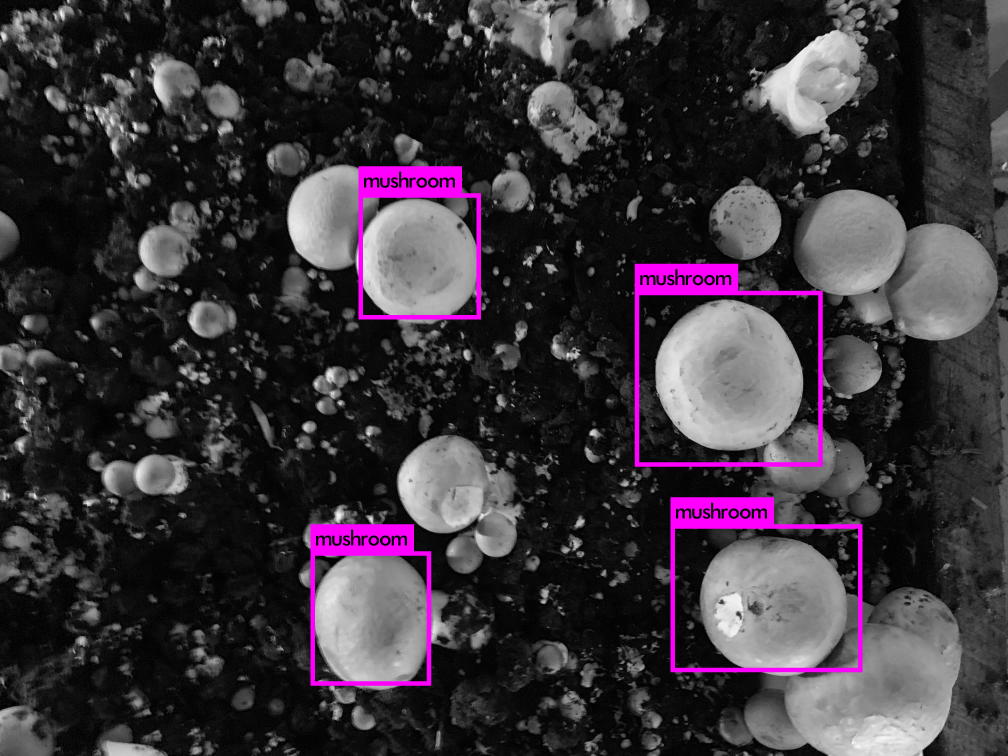
#> input picture grey_scaled_dummy.jpeg, 4032 x 3024 px, found by its file name (shown at 1/4 size)
$ python generic.py
#> lines starting #> are read from the running program, lines starting #| are printed output that depends on the picture; after the words box and inside, x2 and y2 are one past the last pixel; in counts of white or black regions, pixels touching at a corner belong together
import numpy as np
import cv2 as cv
#img = cv.imread('4.3-Aplin.jpeg')
img = cv.imread('grey_scaled_dummy.jpeg')
#> img is the input picture: shape (3024, 4032, 3); mean B, G, R 58.4, 51.8, 58.4

#Convert to HSV color to more easily filter for magenta
#
hsv = cv.cvtColor(img, cv.COLOR_BGR2HSV)
#> hsv: shape (3024, 4032, 3); mean H, S, V 4.6, 7.7, 58.5
lower_magenta = np.array([240,0,0])
upper_magenta = np.array([300,100,255])

# Here we are defining range of magentacolor in HSV
# This creates a mask of magenta coloured
# objects found in the frame.
mask = cv.inRange(img, lower_magenta, upper_magenta)
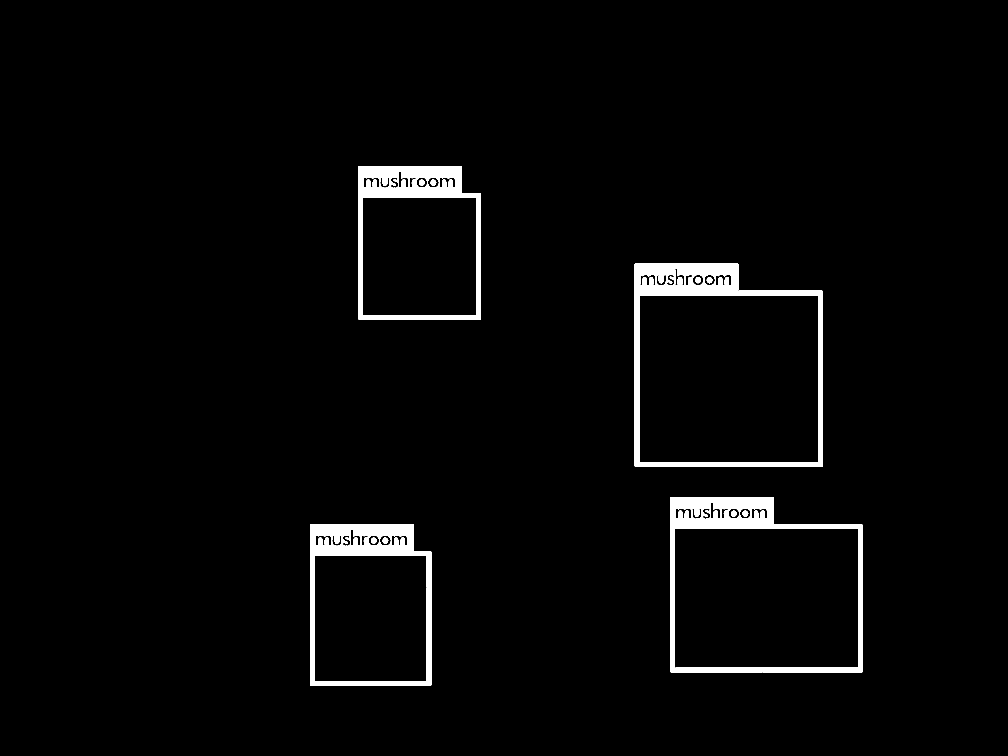
#> mask: shape (3024, 4032) (shown at 1/4 size); 2.6% white; 13 white regions (1 under 20 px)


# The bitwise and of the frame and mask is done so
# that only the magenta coloured objects are highlighted
# and stored in res
res = cv.bitwise_and(img,img, mask= mask)
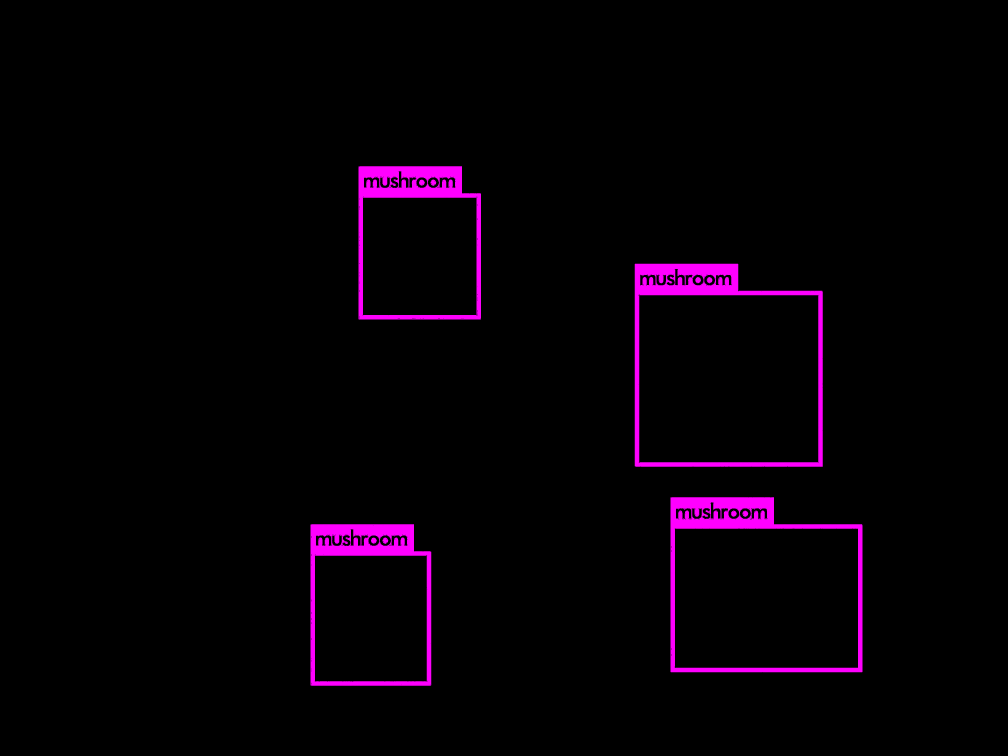
#> res: shape (3024, 4032, 3) (shown at 1/4 size); mean B, G, R 6.5, 0, 6.5

#convert back to use with opencv modules
new_img = cv.cvtColor(res, cv.COLOR_BGR2GRAY)
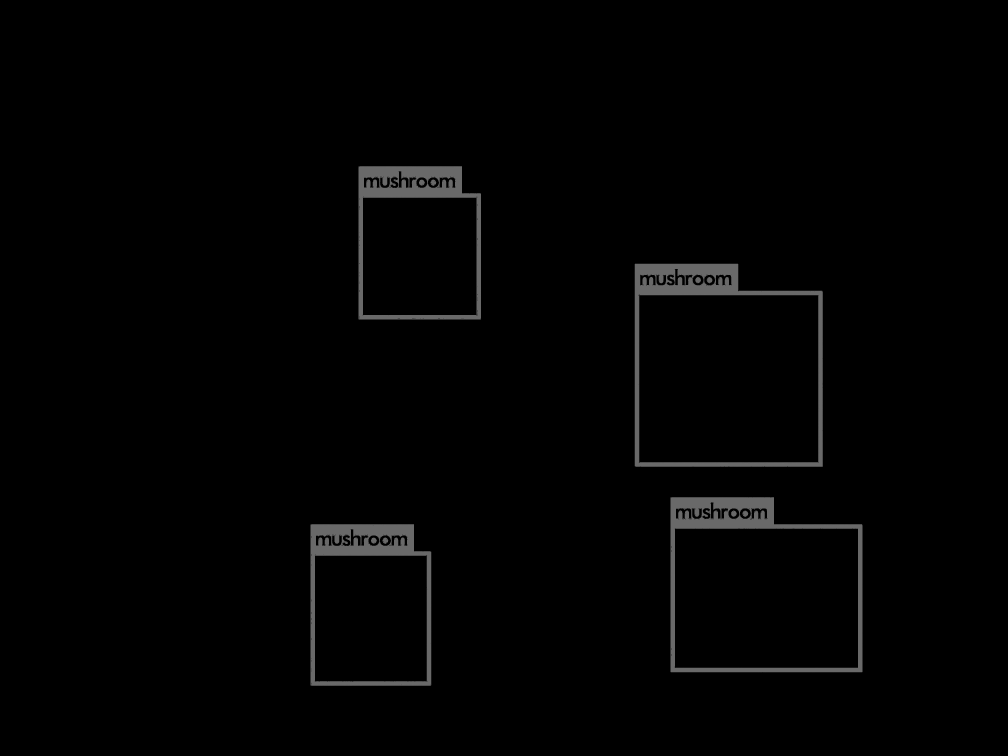
#> new_img: shape (3024, 4032) (shown at 1/4 size); min 0, max 123, mean 2.7

#find contours to find rectangles
contours, hierarchy = cv.findContours(new_img, cv.RETR_TREE, cv.CHAIN_APPROX_SIMPLE)
#> contours = 821 contours, 773 with area under 20; largest, box (x1, y1, x2, y2) and area: (2539, 1055, 3291, 1867) 572520, (2682, 1989, 3450, 2689) 497888, (2554, 1178, 3275, 1851) 479686, (2698, 2113, 3433, 2673) 408318, (1242, 2097, 1725, 2743) 303426

#create place to store contours found under conditionals
contour_list = []

#loop through all contours to find rectangles and right sized rectangles
for contour in contours:
   approx = cv.approxPolyDP(contour,0.01*cv.arcLength(contour,True),True)
   area = cv.contourArea(contour)

   #conditional for sides of shape
   if len(approx) == 4:
		# compute the bounding box of the contour and use the
		# bounding box to compute the aspect ratio
        (x, y, w, h) = cv.boundingRect(approx)
        ar = w / float(h)
        # if ar = 1 then is square
        shape = "square" if ar >= 0.95 and ar <= 1.05 else "rectangle"
        if shape == "square" or "rectangle":
            #filtering for size so little tiny ones don't show
            if ( ((area >= 900) & (area <= 9000000)) ):
                contour_list.append(contour)
#> this loop made 821 passes
#> (approx, area, x, y, w, h, ar, shape) on pass 29: ([[1260, 2221], [1708, 2223], [1706, 2727], [1258, 2724]], 225398, 1258, 2221, 451, 507, 0.89, 'rectangle')
#> area on pass 1: 303425.5
#> after the loop, contour_list = 4 contours; box (x1, y1, x2, y2) and area: (2554, 1178, 3275, 1851) 479686, (2698, 2113, 3433, 2673) 408318, (1258, 2221, 1709, 2728) 225398, (1450, 789, 1908, 1262) 213858


#draw contours onto image
mask2 = cv.drawContours(new_img,contour_list,-1,(255,0,0),10)
cv.imwrite("mask2.jpg", mask2)
#find center of rectangles (pixels)
#try:
for c in contour_list:
    # compute the center of the contour
    M = cv.moments(c)
    #these are the pixel location of center of rectangle
    cX = int(M["m10"] / M["m00"])
    cY = int(M["m01"] / M["m00"])
    print( str(cX) + " " + str(cY))
    # draw the contour and center of the shape on the image
    cv.putText(mask2, "center", (cX - 20, cY - 20),
    cv.FONT_HERSHEY_SIMPLEX, 1, (255, 0, 0), 2, cv.LINE_AA)
#> this loop made 4 passes
#> (cX, cY) on passes 1 to 4: (1483, 2473), (3065, 2392), (2914, 1514), (1678, 1025)
#| 1483 2473
#| 3065 2392
#| 2914 1514
#| 1678 1025
#except:
#    print("error:no object detected")

cv.imwrite("labeled_mask.jpg", mask2)
